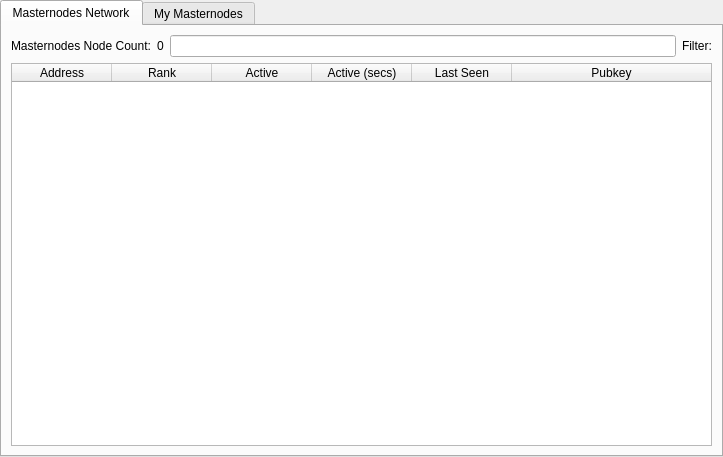
<?xml version="1.0" encoding="UTF-8"?>
<ui version="4.0">
 <class>MasternodeManager</class>
 <widget class="QWidget" name="MasternodeManager">
  <property name="geometry">
   <rect>
    <x>0</x>
    <y>0</y>
    <width>723</width>
    <height>457</height>
   </rect>
  </property>
  <property name="windowTitle">
   <string>Form</string>
  </property>
  <layout class="QVBoxLayout" name="topLayout">
   <property name="leftMargin">
    <number>0</number>
   </property>
   <property name="topMargin">
    <number>0</number>
   </property>
   <property name="rightMargin">
    <number>0</number>
   </property>
   <property name="bottomMargin">
    <number>0</number>
   </property>
   <item>
    <layout class="QVBoxLayout" name="verticalLayout">
     <property name="bottomMargin">
      <number>0</number>
     </property>
     <item>
      <widget class="QTabWidget" name="tabWidget">
       <property name="currentIndex">
        <number>0</number>
       </property>
       <widget class="QWidget" name="tab">
        <attribute name="title">
         <string>Masternodes Network</string>
        </attribute>
        <layout class="QGridLayout" name="gridLayout">
         <item row="1" column="0">
          <widget class="QTableWidget" name="tableWidget">
           <property name="editTriggers">
            <set>QAbstractItemView::NoEditTriggers</set>
           </property>
           <property name="alternatingRowColors">
            <bool>true</bool>
           </property>
           <property name="selectionBehavior">
            <enum>QAbstractItemView::SelectRows</enum>
           </property>
           <attribute name="horizontalHeaderStretchLastSection">
            <bool>true</bool>
           </attribute>
           <column>
            <property name="text">
             <string>Address</string>
            </property>
           </column>
           <column>
            <property name="text">
             <string>Rank</string>
            </property>
           </column>
           <column>
            <property name="text">
             <string>Active</string>
            </property>
           </column>
           <column>
            <property name="text">
             <string>Active (secs)</string>
            </property>
           </column>
           <column>
            <property name="text">
             <string>Last Seen</string>
            </property>
           </column>
           <column>
            <property name="text">
             <string>Pubkey</string>
            </property>
           </column>
          </widget>
         </item>
         <item row="0" column="0">
          <layout class="QGridLayout" name="gridLayout2">
          <item row="0" column="0">
          <layout class="QHBoxLayout" name="horizontalLayout_3">
           <property name="bottomMargin">
            <number>0</number>
           </property>
           <item>
            <widget class="QLabel" name="label_2">
             <property name="text">
              <string>Masternodes Node Count:</string>
             </property>
            </widget>
           </item>
           <item>
            <widget class="QLabel" name="countLabel">
                <property name="sizePolicy">
                 <sizepolicy hsizetype="Fixed" vsizetype="Preferred">
                  <horstretch>0</horstretch>
                  <verstretch>0</verstretch>
                 </sizepolicy>
                </property>
                <property name="minimumWidth">
                 <number>140</number>
                </property>
                <property name="maximumWidth">
                 <number>140</number>
                </property>
             <property name="text">
              <string>0</string>
             </property>
            </widget>
           </item>
           </layout>
           </item>
           <item row="0" column="1">
            <layout class="QHBoxLayout" name="horizontalLayout_4">
              <property name="bottomMargin">
               <number>0</number>
              </property>
              <property name="direction">
               <enum>QBoxLayout::RightToLeft</enum>
              </property>
              <item>
               <widget class="QLineEdit" name="filterEdit">
                <property name="clearButtonEnabled">
                 <bool>true</bool>
                </property>
               </widget>
              </item>
              <item>
               <widget class="QLabel" name="filterLabel">
                <property name="text">
                 <string>Filter:</string>
                </property>
               </widget>
              </item>
             </layout>
           </item>
          </layout>
         </item>
        </layout>
       </widget>
       <widget class="QWidget" name="tab_2">
        <attribute name="title">
         <string>My Masternodes</string>
        </attribute>
        <layout class="QGridLayout" name="gridLayout_2">
         <item row="0" column="0">
          <layout class="QVBoxLayout" name="verticalLayout_2">
           <property name="bottomMargin">
            <number>0</number>
           </property>
           <item>
            <layout class="QHBoxLayout" name="horizontalLayout">
             <item>
              <widget class="QPushButton" name="createButton">
               <property name="text">
                <string>&amp;Create...</string>
               </property>
              </widget>
             </item>
             <item>
              <widget class="QPushButton" name="copyAddressButton">
               <property name="text">
                <string>Copy &amp;Address</string>
               </property>
              </widget>
             </item>
             <item>
              <spacer name="horizontalSpacer">
               <property name="orientation">
                <enum>Qt::Horizontal</enum>
               </property>
               <property name="sizeHint" stdset="0">
                <size>
                 <width>40</width>
                 <height>20</height>
                </size>
               </property>
              </spacer>
             </item>
            </layout>
           </item>
           <item>
            <widget class="QTableWidget" name="tableWidget_2">
             <property name="editTriggers">
              <set>QAbstractItemView::NoEditTriggers</set>
             </property>
             <property name="alternatingRowColors">
              <bool>true</bool>
             </property>
             <property name="selectionMode">
              <enum>QAbstractItemView::SingleSelection</enum>
             </property>
             <property name="selectionBehavior">
              <enum>QAbstractItemView::SelectRows</enum>
             </property>
             <attribute name="horizontalHeaderStretchLastSection">
              <bool>true</bool>
             </attribute>
             <column>
              <property name="text">
               <string>Alias</string>
              </property>
             </column>
             <column>
              <property name="text">
               <string>IP/Onion</string>
              </property>
             </column>
             <column>
              <property name="text">
               <string>Status</string>
              </property>
             </column>
             <column>
              <property name="text">
               <string>Collateral Address</string>
              </property>
             </column>
            </widget>
           </item>
           <item>
            <layout class="QHBoxLayout" name="horizontalLayout_2">
             <property name="bottomMargin">
              <number>0</number>
             </property>
             <item>
              <widget class="QPushButton" name="editButton">
               <property name="text">
                <string>&amp;Edit</string>
               </property>
              </widget>
             </item>
             <item>
              <widget class="QPushButton" name="getConfigButton">
               <property name="text">
                <string>&amp;Get Config</string>
               </property>
              </widget>
             </item>
             <item>
              <widget class="QPushButton" name="removeButton">
               <property name="text">
                <string>&amp;Remove</string>
               </property>
              </widget>
             </item>
             <item>
              <spacer name="horizontalSpacer_2">
               <property name="orientation">
                <enum>Qt::Horizontal</enum>
               </property>
               <property name="sizeHint" stdset="0">
                <size>
                 <width>40</width>
                 <height>20</height>
                </size>
               </property>
              </spacer>
             </item>
            </layout>
           </item>
           <item>
            <layout class="QHBoxLayout" name="horizontalLayout_4">
             <property name="bottomMargin">
              <number>0</number>
             </property>
             <item>
              <widget class="QPushButton" name="startButton">
               <property name="text">
                <string>&amp;Start</string>
               </property>
              </widget>
             </item>
             <item>
              <widget class="QPushButton" name="stopButton">
               <property name="text">
                <string>Sto&amp;p</string>
               </property>
              </widget>
             </item>
             <item>
              <spacer name="horizontalSpacer_4">
               <property name="orientation">
                <enum>Qt::Horizontal</enum>
               </property>
               <property name="sizeHint" stdset="0">
                <size>
                 <width>40</width>
                 <height>20</height>
                </size>
               </property>
              </spacer>
             </item>
            </layout>
           </item>
           <item>
            <layout class="QHBoxLayout" name="horizontalLayout_5">
             <property name="bottomMargin">
              <number>0</number>
             </property>
             <item>
              <widget class="QPushButton" name="startAllButton">
               <property name="text">
                <string>S&amp;tart All</string>
               </property>
              </widget>
             </item>
             <item>
              <widget class="QPushButton" name="stopAllButton">
               <property name="text">
                <string>St&amp;op All</string>
               </property>
              </widget>
             </item>
             <item>
              <spacer name="horizontalSpacer_5">
               <property name="orientation">
                <enum>Qt::Horizontal</enum>
               </property>
               <property name="sizeHint" stdset="0">
                <size>
                 <width>40</width>
                 <height>20</height>
                </size>
               </property>
              </spacer>
             </item>
            </layout>
           </item>
          </layout>
         </item>
        </layout>
       </widget>
      </widget>
     </item>
    </layout>
   </item>
  </layout>
 </widget>
 <resources/>
 <connections/>
</ui>
